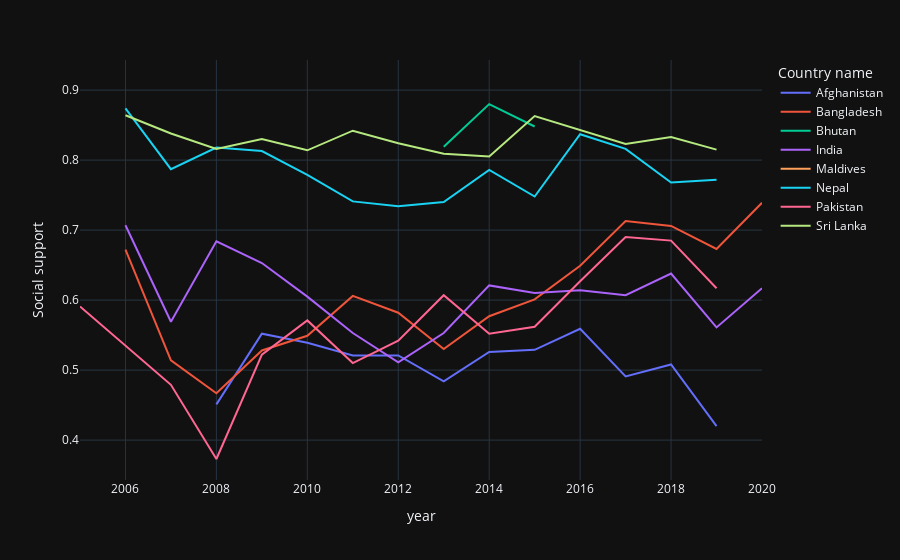

Write notebook code for a chart like this one.
### Code cell
Support = df1[df1["Country name"].isin(south_asian_countries)] 
plt.figure(figsize=(15,10))
px.line(Support,x="year",y="Social support",color="Country name",template="plotly_dark")

### Figure 1 — Plotly figure (JSON) as saved in the notebook; plotly's stock layout.template omitted (floating-point values rounded to 4 significant figures)
{"data": [{"hovertemplate": "Country name=Afghanistan<br>year=%{x}<br>Social support=%{y}<extra></extra>", "legendgroup": "Afghanistan", "line": {"color": "#636efa", "dash": "solid"}, "mode": "lines", "name": "Afghanistan", "orientation": "v", "showlegend": true, "type": "scatter", "x": [2008, 2009, 2010, 2011, 2012, 2013, 2014, 2015, 2016, 2017, 2018, 2019], "xaxis": "x", "y": [0.451, 0.552, 0.539, 0.521, 0.521, 0.484, 0.526, 0.529, 0.559, 0.491, 0.508, 0.42], "yaxis": "y"}, {"hovertemplate": "Country name=Bangladesh<br>year=%{x}<br>Social support=%{y}<extra></extra>", "legendgroup": "Bangladesh", "line": {"color": "#EF553B", "dash": "solid"}, "mode": "lines", "name": "Bangladesh", "orientation": "v", "showlegend": true, "type": "scatter", "x": [2006, 2007, 2008, 2009, 2010, 2011, 2012, 2013, 2014, 2015, 2016, 2017, 2018, 2019, 2020], "xaxis": "x", "y": [0.672, 0.514, 0.467, 0.528, 0.549, 0.606, 0.582, 0.53, 0.577, 0.601, 0.649, 0.713, 0.706, 0.673, 0.739], "yaxis": "y"}, {"hovertemplate": "Country name=Bhutan<br>year=%{x}<br>Social support=%{y}<extra></extra>", "legendgroup": "Bhutan", "line": {"color": "#00cc96", "dash": "solid"}, "mode": "lines", "name": "Bhutan", "orientation": "v", "showlegend": true, "type": "scatter", "x": [2013, 2014, 2015], "xaxis": "x", "y": [0.819, 0.88, 0.848], "yaxis": "y"}, {"hovertemplate": "Country name=India<br>year=%{x}<br>Social support=%{y}<extra></extra>", "legendgroup": "India", "line": {"color": "#ab63fa", "dash": "solid"}, "mode": "lines", "name": "India", "orientation": "v", "showlegend": true, "type": "scatter", "x": [2006, 2007, 2008, 2009, 2010, 2011, 2012, 2013, 2014, 2015, 2016, 2017, 2018, 2019, 2020], "xaxis": "x", "y": [0.707, 0.569, 0.684, 0.653, 0.605, 0.553, 0.511, 0.553, 0.621, 0.61, 0.614, 0.607, 0.638, 0.561, 0.617], "yaxis": "y"}, {"hovertemplate": "Country name=Maldives<br>year=%{x}<br>Social support=%{y}<extra></extra>", "legendgroup": "Maldives", "line": {"color": "#FFA15A", "dash": "solid"}, "mode": "lines", "name": "Maldives", "orientation": "v", "showlegend": true, "type": "scatter", "x": [2018], "xaxis": "x", "y": [0.913], "yaxis": "y"}, {"hovertemplate": "Country name=Nepal<br>year=%{x}<br>Social support=%{y}<extra></extra>", "legendgroup": "Nepal", "line": {"color": "#19d3f3", "dash": "solid"}, "mode": "lines", "name": "Nepal", "orientation": "v", "showlegend": true, "type": "scatter", "x": [2006, 2007, 2008, 2009, 2010, 2011, 2012, 2013, 2014, 2015, 2016, 2017, 2018, 2019], "xaxis": "x", "y": [0.874, 0.787, 0.818, 0.813, 0.779, 0.741, 0.734, 0.74, 0.786, 0.748, 0.837, 0.816, 0.768, 0.772], "yaxis": "y"}, {"hovertemplate": "Country name=Pakistan<br>year=%{x}<br>Social support=%{y}<extra></extra>", "legendgroup": "Pakistan", "line": {"color": "#FF6692", "dash": "solid"}, "mode": "lines", "name": "Pakistan", "orientation": "v", "showlegend": true, "type": "scatter", "x": [2005, 2007, 2008, 2009, 2010, 2011, 2012, 2013, 2014, 2015, 2016, 2017, 2018, 2019], "xaxis": "x", "y": [0.591, 0.479, 0.373, 0.522, 0.571, 0.51, 0.542, 0.607, 0.552, 0.562, 0.627, 0.69, 0.685, 0.617], "yaxis": "y"}, {"hovertemplate": "Country name=Sri Lanka<br>year=%{x}<br>Social support=%{y}<extra></extra>", "legendgroup": "Sri Lanka", "line": {"color": "#B6E880", "dash": "solid"}, "mode": "lines", "name": "Sri Lanka", "orientation": "v", "showlegend": true, "type": "scatter", "x": [2006, 2007, 2008, 2009, 2010, 2011, 2012, 2013, 2014, 2015, 2017, 2018, 2019], "xaxis": "x", "y": [0.864, 0.838, 0.816, 0.83, 0.814, 0.842, 0.824, 0.809, 0.805, 0.863, 0.823, 0.833, 0.815], "yaxis": "y"}], "layout": {"legend": {"title": {"text": "Country name"}, "tracegroupgap": 0}, "margin": {"t": 60}, "xaxis": {"anchor": "y", "domain": [0, 1], "title": {"text": "year"}}, "yaxis": {"anchor": "x", "domain": [0, 1], "title": {"text": "Social support"}}}}
